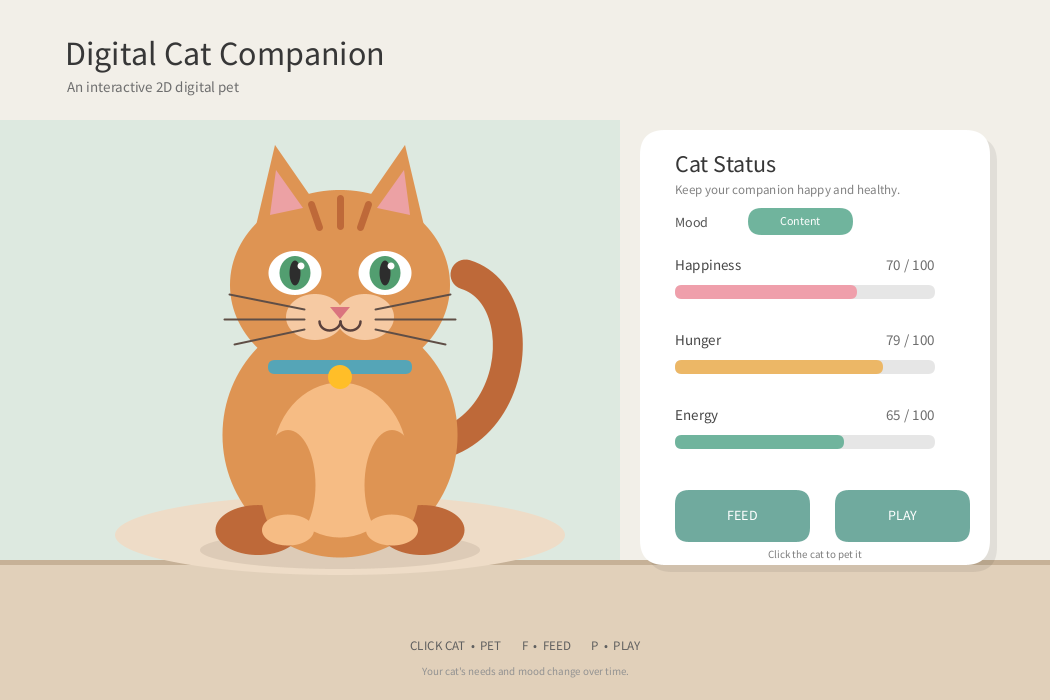
Frame 1 (no input)
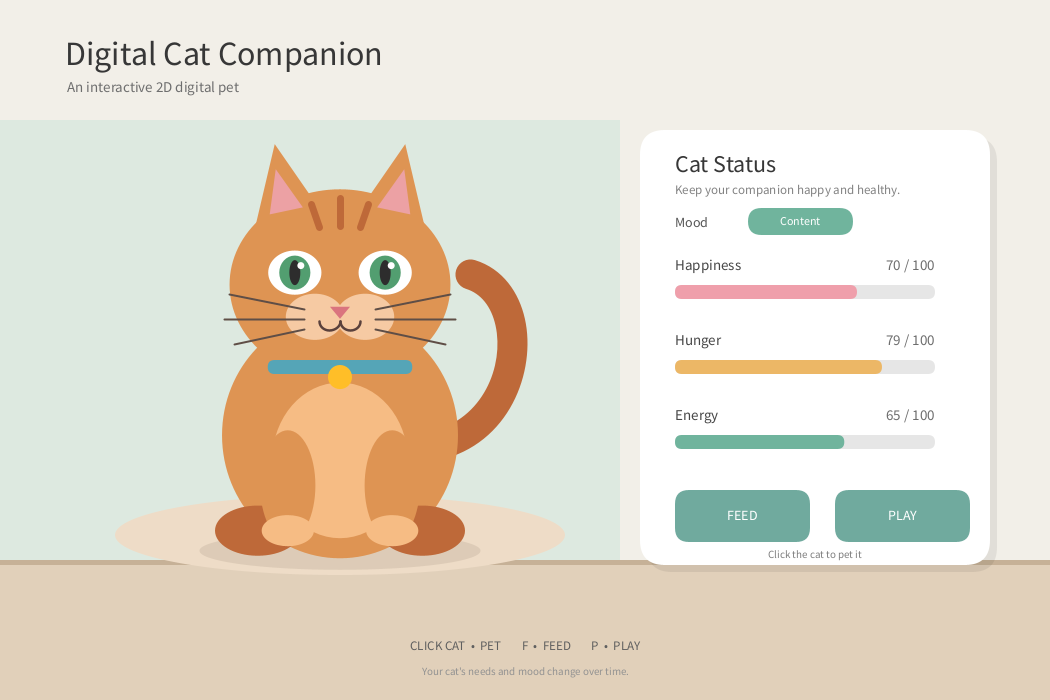
Frame 60 (the mouse pressed at the canvas centre just before this capture)
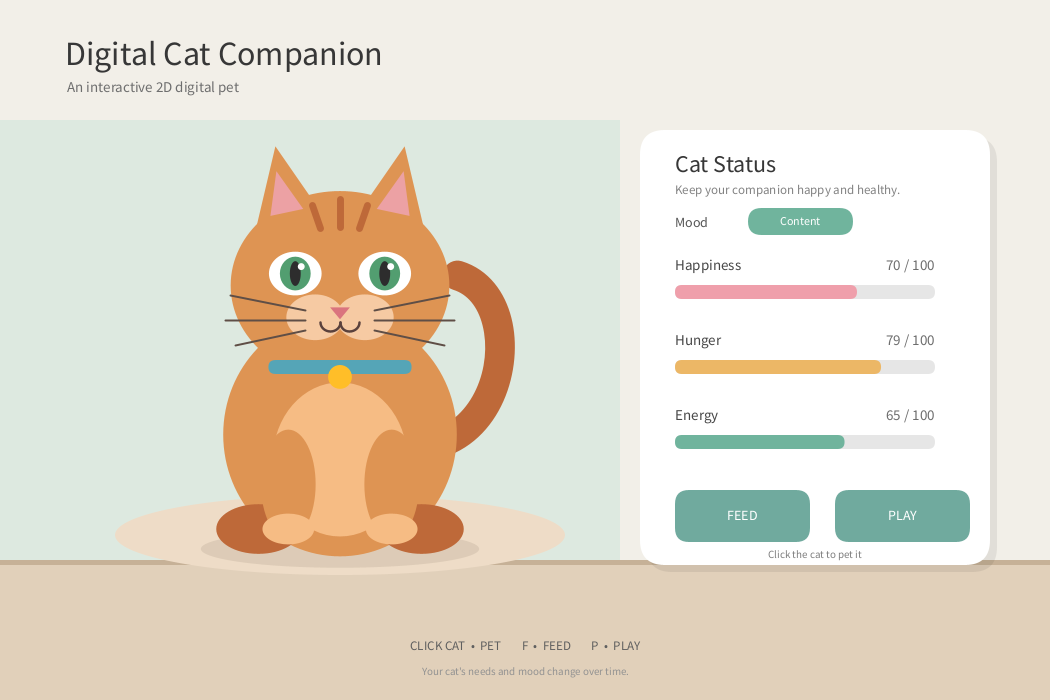
Frame 120 (the mouse held since frame 60 and released just before this capture)

The Processing sketch that drew these frames (run headless with seeded random() and noise(); from frame 60 on, the mouse is pressed at the canvas centre):

// Processing sketch: wk9
// ── wk9.pde
// ==========================================================
// DIGITAL CAT COMPANION
// Week 9 Development Version
// Behaviour and Mood System
// ==========================================================

DigitalCat cat;

UIButton feedButton;
UIButton playButton;


// ==========================================================
// SETUP
// ==========================================================

void setup() {

  size(1050, 700);

  smooth(8);

  cat = new DigitalCat(340, 365);

  feedButton = new UIButton(
    675, 490,
    135, 52,
    "FEED"
  );

  playButton = new UIButton(
    835, 490,
    135, 52,
    "PLAY"
  );
}


// ==========================================================
// MAIN LOOP
// ==========================================================

void draw() {

  // Update the cat every frame
  cat.update();

  drawBackground();

  drawHeader();

  cat.display();

  drawStatusPanel();

  drawFooter();
}


// ==========================================================
// BACKGROUND
// ==========================================================

void drawBackground() {

  background(242, 239, 232);

  noStroke();

  // Cat area
  fill(221, 233, 224);

  rect(
    0,
    120,
    620,
    445
  );


  // Floor
  fill(225, 208, 186);

  rect(
    0,
    565,
    width,
    135
  );


  // Floor border
  fill(198, 177, 151);

  rect(
    0,
    560,
    width,
    5
  );


  // Rug
  fill(238, 220, 199);

  ellipse(
    340,
    535,
    450,
    80
  );
}


// ==========================================================
// HEADER
// ==========================================================

void drawHeader() {

  textAlign(LEFT);

  fill(55);

  textSize(34);

  text(
    "Digital Cat Companion",
    65,
    65
  );


  textSize(15);

  fill(110);

  text(
    "An interactive 2D digital pet",
    67,
    92
  );
}


// ==========================================================
// STATUS PANEL
// ==========================================================

void drawStatusPanel() {

  // Shadow
  noStroke();

  fill(0, 18);

  rect(
    647,
    137,
    350,
    435,
    25
  );


  // Main card
  fill(255);

  rect(
    640,
    130,
    350,
    435,
    25
  );


  // --------------------------------------------------------
  // TITLE
  // --------------------------------------------------------

  textAlign(LEFT);

  fill(55);

  textSize(24);

  text(
    "Cat Status",
    675,
    172
  );


  textSize(13);

  fill(130);

  text(
    "Keep your companion happy and healthy.",
    675,
    194
  );


  // --------------------------------------------------------
  // MOOD
  // --------------------------------------------------------

  fill(85);

  textSize(14);

  text(
    "Mood",
    675,
    227
  );


  drawMoodBadge(
    cat.mood,
    748,
    208
  );


  // --------------------------------------------------------
  // STATUS BARS
  // --------------------------------------------------------

  drawStatusBar(
    "Happiness",
    cat.happiness,
    675,
    270,
    color(239, 159, 171)
  );


  drawStatusBar(
    "Hunger",
    cat.hunger,
    675,
    345,
    color(236, 183, 102)
  );


  drawStatusBar(
    "Energy",
    cat.energy,
    675,
    420,
    color(112, 180, 157)
  );


  // --------------------------------------------------------
  // BUTTONS
  // --------------------------------------------------------

  feedButton.display();

  playButton.display();


  fill(125);

  textSize(11);

  textAlign(CENTER);

  text(
    "Click the cat to pet it",
    815,
    558
  );
}


// ==========================================================
// MOOD BADGE
// ==========================================================

void drawMoodBadge(
  String mood,
  float x,
  float y
) {

  color badgeColor;


  if (mood.equals("Playful")) {

    badgeColor = color(
      239,
      159,
      171
    );

  } else if (mood.equals("Hungry")) {

    badgeColor = color(
      236,
      183,
      102
    );

  } else if (mood.equals("Tired")) {

    badgeColor = color(
      155,
      166,
      196
    );

  } else if (mood.equals("Sad")) {

    badgeColor = color(
      169,
      183,
      195
    );

  } else {

    badgeColor = color(
      112,
      180,
      157
    );
  }


  noStroke();

  fill(badgeColor);

  rect(
    x,
    y,
    105,
    27,
    14
  );


  fill(255);

  textAlign(CENTER, CENTER);

  textSize(12);

  text(
    mood,
    x + 52,
    y + 13
  );
}


// ==========================================================
// STATUS BAR
// ==========================================================

void drawStatusBar(
  String label,
  float value,
  float x,
  float y,
  color barColor
) {

  textAlign(LEFT);

  fill(70);

  textSize(15);

  text(
    label,
    x,
    y
  );


  textAlign(RIGHT);

  fill(110);

  text(
    int(value) + " / 100",
    x + 260,
    y
  );


  // Empty bar
  noStroke();

  fill(230);

  rect(
    x,
    y + 15,
    260,
    14,
    7
  );


  // Filled bar
  fill(barColor);

  rect(
    x,
    y + 15,
    260 * value / 100,
    14,
    7
  );
}


// ==========================================================
// FOOTER
// ==========================================================

void drawFooter() {

  fill(95);

  textAlign(CENTER);

  textSize(13);

  text(
    "CLICK CAT  •  PET        F  •  FEED        P  •  PLAY",
    width / 2,
    650
  );


  fill(145);

  textSize(11);

  text(
    "Your cat's needs and mood change over time.",
    width / 2,
    675
  );
}


// ==========================================================
// MOUSE INPUT
// ==========================================================

void mouseReleased() {

  // Pet the cat
  if (cat.contains(mouseX, mouseY)) {

    cat.pet();

  }


  // Feed
  else if (feedButton.isMouseOver()) {

    cat.feed();

  }


  // Play
  else if (playButton.isMouseOver()) {

    cat.play();

  }
}


// ==========================================================
// KEYBOARD INPUT
// ==========================================================

void keyPressed() {

  // Feed
  if (
    key == 'f' ||
    key == 'F'
  ) {

    cat.feed();
  }


  // Play
  if (
    key == 'p' ||
    key == 'P'
  ) {

    cat.play();
  }


  // Pet
  if (key == ' ') {

    cat.pet();
  }
}


// ==========================================================
// DIGITAL CAT CLASS
// ==========================================================

class DigitalCat {

  float x;
  float y;


  // ========================================================
  // INTERNAL NEEDS
  // ========================================================

  float happiness = 70;

  float hunger = 80;

  float energy = 65;


  // ========================================================
  // BEHAVIOUR STATE
  // ========================================================

  String mood = "Content";

  String previousMood = "Content";


  // ========================================================
  // TIME SYSTEM
  // ========================================================

  int lastUpdateTime;


  // ========================================================
  // REACTION MESSAGE
  // ========================================================

  String reactionText = "";

  int reactionEndTime = 0;


  // ========================================================
  // SHORT INTERACTION ANIMATIONS
  // ========================================================

  int petAnimationEnd = 0;

  int playAnimationEnd = 0;

  int feedAnimationEnd = 0;


  // ========================================================
  // COLOURS
  // ========================================================

  color fur;

  color furLight;

  color furDark;

  color eyeColour;


  // ========================================================
  // CONSTRUCTOR
  // ========================================================

  DigitalCat(
    float startX,
    float startY
  ) {

    x = startX;

    y = startY;


    fur = color(
      222,
      148,
      83
    );


    furLight = color(
      246,
      188,
      132
    );


    furDark = color(
      190,
      105,
      57
    );


    eyeColour = color(
      82,
      158,
      112
    );


    lastUpdateTime = millis();
  }


  // ========================================================
  // UPDATE
  // ========================================================

  void update() {

    int currentTime = millis();


    // Convert milliseconds to seconds
    float deltaTime =
      (currentTime - lastUpdateTime)
      / 1000.0;


    lastUpdateTime = currentTime;


    // Prevent large changes if program freezes temporarily
    deltaTime =
      min(
      deltaTime,
      0.1
      );


    // ------------------------------------------------------
    // HUNGER DECREASES OVER TIME
    // ------------------------------------------------------

    hunger -=
      0.35 *
      deltaTime;


    // ------------------------------------------------------
    // ENERGY SYSTEM
    // ------------------------------------------------------

    if (energy < 20) {

      // Cat rests automatically when very tired
      energy +=
        1.0 *
        deltaTime;

    } else {

      // Slow natural recovery
      energy +=
        0.10 *
        deltaTime;
    }


    // ------------------------------------------------------
    // HAPPINESS SYSTEM
    // ------------------------------------------------------

    // Being hungry slowly reduces happiness
    if (hunger < 30) {

      happiness -=
        0.20 *
        deltaTime;
    }


    // Being extremely tired also reduces happiness
    if (energy < 15) {

      happiness -=
        0.10 *
        deltaTime;
    }


    // ------------------------------------------------------
    // KEEP VALUES BETWEEN 0 AND 100
    // ------------------------------------------------------

    happiness =
      constrain(
      happiness,
      0,
      100
      );


    hunger =
      constrain(
      hunger,
      0,
      100
      );


    energy =
      constrain(
      energy,
      0,
      100
      );


    // ------------------------------------------------------
    // CALCULATE CURRENT MOOD
    // ------------------------------------------------------

    updateMood();
  }


  // ========================================================
  // MOOD SYSTEM
  // ========================================================

  void updateMood() {

    previousMood = mood;


    /*
      Priority is important.

      Tired takes priority because the cat needs rest.
      Hungry comes next.
      Sad depends mainly on happiness.
      Playful requires strong overall condition.
      Otherwise the cat is Content.
    */


    if (energy < 20) {

      mood = "Tired";

    } else if (hunger < 30) {

      mood = "Hungry";

    } else if (happiness < 30) {

      mood = "Sad";

    } else if (
      happiness > 80 &&
      hunger > 45 &&
      energy > 45
    ) {

      mood = "Playful";

    } else {

      mood = "Content";
    }


    // Detect mood changes
    if (!mood.equals(previousMood)) {

      reactToMoodChange();
    }
  }


  // ========================================================
  // AUTOMATIC MOOD REACTION
  // ========================================================

  void reactToMoodChange() {

    if (mood.equals("Hungry")) {

      setReaction(
        "I'm hungry..."
      );

    } else if (mood.equals("Tired")) {

      setReaction(
        "So sleepy..."
      );

    } else if (mood.equals("Sad")) {

      setReaction(
        "Pet me?"
      );

    } else if (mood.equals("Playful")) {

      setReaction(
        "Let's play!"
      );
    }
  }


  // ========================================================
  // DISPLAY
  // ========================================================

  void display() {

    pushMatrix();


    // ------------------------------------------------------
    // PLAY BOUNCE
    // ------------------------------------------------------

    float bounce = 0;


    if (millis() < playAnimationEnd) {

      bounce =
        abs(
        sin(
        frameCount * 0.20
        )
        ) * -12;
    }


    translate(
      x,
      y + bounce
    );


    // ------------------------------------------------------
    // SMALL BREATHING EFFECT
    // ------------------------------------------------------

    float breathing =
      1.0 +
      sin(
      frameCount * 0.04
      ) * 0.006;


    scale(
      breathing
    );


    // ------------------------------------------------------
    // SHADOW
    // ------------------------------------------------------

    noStroke();

    fill(
      90,
      75,
      60,
      30
    );


    ellipse(
      0,
      185,
      280,
      38
    );


    // ------------------------------------------------------
    // TAIL
    // ------------------------------------------------------

    drawTail();


    // ------------------------------------------------------
    // BODY
    // ------------------------------------------------------

    noStroke();

    fill(fur);

    ellipse(
      0,
      70,
      235,
      245
    );


    // Belly
    fill(furLight);

    ellipse(
      0,
      95,
      135,
      155
    );


    // ------------------------------------------------------
    // BACK PAWS
    // ------------------------------------------------------

    fill(furDark);

    ellipse(
      -82,
      165,
      85,
      50
    );


    ellipse(
      82,
      165,
      85,
      50
    );


    // ------------------------------------------------------
    // HEAD
    // ------------------------------------------------------

    fill(fur);

    ellipse(
      0,
      -80,
      220,
      190
    );


    // ------------------------------------------------------
    // EARS
    // ------------------------------------------------------

    fill(fur);


    triangle(
      -85,
      -135,
      -65,
      -220,
      -20,
      -155
    );


    triangle(
      85,
      -135,
      65,
      -220,
      20,
      -155
    );


    // Inner ears
    fill(
      236,
      161,
      164
    );


    triangle(
      -70,
      -150,
      -64,
      -195,
      -37,
      -157
    );


    triangle(
      70,
      -150,
      64,
      -195,
      37,
      -157
    );


    // ------------------------------------------------------
    // FOREHEAD STRIPES
    // ------------------------------------------------------

    stroke(furDark);

    strokeWeight(7);

    strokeCap(ROUND);


    line(
      -28,
      -160,
      -20,
      -137
    );


    line(
      0,
      -166,
      0,
      -138
    );


    line(
      28,
      -160,
      20,
      -137
    );


    // ------------------------------------------------------
    // FACE
    // ------------------------------------------------------

    drawFace();


    // ------------------------------------------------------
    // COLLAR
    // ------------------------------------------------------

    noStroke();

    fill(
      85,
      165,
      183
    );


    rect(
      -72,
      -5,
      144,
      14,
      7
    );


    // Tag
    fill(
      255,
      190,
      40
    );


    ellipse(
      0,
      12,
      24,
      24
    );


    // ------------------------------------------------------
    // FRONT LEGS
    // ------------------------------------------------------

    fill(fur);


    ellipse(
      -52,
      120,
      55,
      110
    );


    ellipse(
      52,
      120,
      55,
      110
    );


    // Front paws
    fill(furLight);


    ellipse(
      -52,
      165,
      52,
      31
    );


    ellipse(
      52,
      165,
      52,
      31
    );


    popMatrix();


    // Reaction bubble is not scaled with cat
    displayReaction();


    // Sleeping indicator
    if (mood.equals("Tired")) {

      displaySleepIndicator();
    }
  }


  // ========================================================
  // TAIL BEHAVIOUR
  // ========================================================

  void drawTail() {

    float speed = 0.04;

    float amount = 7;


    if (mood.equals("Playful")) {

      speed = 0.15;

      amount = 20;

    } else if (mood.equals("Tired")) {

      speed = 0.02;

      amount = 3;

    } else if (mood.equals("Sad")) {

      speed = 0.02;

      amount = 4;
    }


    float tailMovement =
      sin(
      frameCount *
      speed
      ) *
      amount;


    noFill();

    stroke(furDark);

    strokeWeight(30);

    strokeCap(ROUND);


    bezier(
      95,
      80,

      180 + tailMovement,
      60,

      190 + tailMovement,
      -70,

      125 + tailMovement,
      -90
    );
  }


  // ========================================================
  // FACE / EXPRESSION SYSTEM
  // ========================================================

  void drawFace() {

    // ------------------------------------------------------
    // EYES
    // ------------------------------------------------------

    if (mood.equals("Tired")) {

      drawClosedEyes();

    } else if (mood.equals("Sad")) {

      drawSadEyes();

    } else {

      drawNormalEyes();
    }


    // ------------------------------------------------------
    // MUZZLE
    // ------------------------------------------------------

    noStroke();

    fill(
      246,
      202,
      163
    );


    ellipse(
      -25,
      -48,
      58,
      46
    );


    ellipse(
      25,
      -48,
      58,
      46
    );


    // ------------------------------------------------------
    // PETTING BLUSH
    // ------------------------------------------------------

    if (millis() < petAnimationEnd) {

      fill(
        245,
        135,
        150,
        110
      );


      ellipse(
        -65,
        -45,
        30,
        17
      );


      ellipse(
        65,
        -45,
        30,
        17
      );
    }


    // ------------------------------------------------------
    // NOSE
    // ------------------------------------------------------

    fill(
      218,
      116,
      126
    );


    triangle(
      -10,
      -58,
      10,
      -58,
      0,
      -46
    );


    // ------------------------------------------------------
    // MOUTH
    // ------------------------------------------------------

    drawMouth();


    // ------------------------------------------------------
    // WHISKERS
    // ------------------------------------------------------

    stroke(
      95,
      78,
      70
    );

    strokeWeight(2);


    line(
      -35,
      -55,
      -110,
      -70
    );


    line(
      -35,
      -45,
      -115,
      -45
    );


    line(
      -35,
      -35,
      -105,
      -20
    );


    line(
      35,
      -55,
      110,
      -70
    );


    line(
      35,
      -45,
      115,
      -45
    );


    line(
      35,
      -35,
      105,
      -20
    );
  }


  // ========================================================
  // NORMAL EYES
  // ========================================================

  void drawNormalEyes() {

    noStroke();


    // White
    fill(255);


    ellipse(
      -45,
      -92,
      53,
      44
    );


    ellipse(
      45,
      -92,
      53,
      44
    );


    // Iris
    fill(eyeColour);


    ellipse(
      -45,
      -92,
      31,
      34
    );


    ellipse(
      45,
      -92,
      31,
      34
    );


    // Pupils
    fill(45);


    ellipse(
      -45,
      -92,
      11,
      25
    );


    ellipse(
      45,
      -92,
      11,
      25
    );


    // Highlights
    fill(255);


    ellipse(
      -39,
      -99,
      7,
      7
    );


    ellipse(
      51,
      -99,
      7,
      7
    );
  }


  // ========================================================
  // CLOSED EYES
  // ========================================================

  void drawClosedEyes() {

    stroke(
      80,
      65,
      60
    );

    strokeWeight(4);

    noFill();


    arc(
      -45,
      -88,
      40,
      22,
      0,
      PI
    );


    arc(
      45,
      -88,
      40,
      22,
      0,
      PI
    );
  }


  // ========================================================
  // SAD EYES
  // ========================================================

  void drawSadEyes() {

    drawNormalEyes();


    // Eyebrows
    stroke(
      95,
      70,
      60
    );

    strokeWeight(4);


    line(
      -68,
      -126,
      -38,
      -118
    );


    line(
      68,
      -126,
      38,
      -118
    );
  }


  // ========================================================
  // MOUTH EXPRESSIONS
  // ========================================================

  void drawMouth() {

    stroke(
      90,
      65,
      60
    );

    strokeWeight(2.5);

    noFill();


    if (mood.equals("Sad")) {

      // Downturned mouth
      arc(
        0,
        -30,
        35,
        25,
        PI,
        TWO_PI
      );

    } else if (mood.equals("Hungry")) {

      // Small open mouth
      ellipse(
        0,
        -37,
        18,
        22
      );

    } else if (mood.equals("Playful")) {

      // Bigger smile
      arc(
        0,
        -48,
        55,
        45,
        0,
        PI
      );

    } else {

      // Normal cat mouth
      arc(
        -10,
        -43,
        20,
        18,
        0,
        PI
      );


      arc(
        10,
        -43,
        20,
        18,
        0,
        PI
      );
    }
  }


  // ========================================================
  // SLEEP INDICATOR
  // ========================================================

  void displaySleepIndicator() {

    fill(
      100,
      110,
      150
    );

    textAlign(CENTER);

    textSize(18);


    float floating =
      sin(
      frameCount *
      0.05
      ) * 5;


    text(
      "z",
      x + 115,
      y - 185 + floating
    );


    textSize(23);


    text(
      "Z",
      x + 140,
      y - 215 + floating
    );


    textSize(29);


    text(
      "Z",
      x + 170,
      y - 250 + floating
    );
  }


  // ========================================================
  // CLICK DETECTION
  // ========================================================

  boolean contains(
    float mx,
    float my
  ) {

    float bodyDistance =
      dist(
      mx,
      my,
      x,
      y + 45
      );


    float headDistance =
      dist(
      mx,
      my,
      x,
      y - 80
      );


    return
      bodyDistance < 135 ||
      headDistance < 115;
  }


  // ========================================================
  // PET
  // ========================================================

  void pet() {

    happiness += 8;


    happiness =
      constrain(
      happiness,
      0,
      100
      );


    petAnimationEnd =
      millis() + 1000;


    if (mood.equals("Tired")) {

      setReaction(
        "Purrr..."
      );

    } else {

      setReaction(
        "I like that!"
      );
    }
  }


  // ========================================================
  // FEED
  // ========================================================

  void feed() {

    if (hunger >= 95) {

      setReaction(
        "I'm full!"
      );

      return;
    }


    hunger += 18;


    hunger =
      constrain(
      hunger,
      0,
      100
      );


    feedAnimationEnd =
      millis() + 1000;


    setReaction(
      "Yum!"
    );
  }


  // ========================================================
  // PLAY
  // ========================================================

  void play() {

    // Cat cannot play if too tired
    if (energy < 20) {

      setReaction(
        "Too tired..."
      );

      return;
    }


    // Cat does not want to play when extremely hungry
    if (hunger < 15) {

      setReaction(
        "Feed me first!"
      );

      return;
    }


    happiness += 10;

    energy -= 12;

    hunger -= 3;


    happiness =
      constrain(
      happiness,
      0,
      100
      );


    energy =
      constrain(
      energy,
      0,
      100
      );


    hunger =
      constrain(
      hunger,
      0,
      100
      );


    playAnimationEnd =
      millis() + 1200;


    setReaction(
      "Let's play!"
    );
  }


  // ========================================================
  // SET REACTION
  // ========================================================

  void setReaction(
    String message
  ) {

    reactionText =
      message;


    reactionEndTime =
      millis() + 1600;
  }


  // ========================================================
  // DISPLAY REACTION
  // ========================================================

  void displayReaction() {

    if (
      millis() <
      reactionEndTime
    ) {

      // Bubble shadow
      noStroke();

      fill(
        0,
        20
      );


      rect(
        x - 72,
        y - 301,
        150,
        55,
        18
      );


      // Bubble
      fill(255);


      rect(
        x - 75,
        y - 305,
        150,
        55,
        18
      );


      // Bubble pointer
      triangle(
        x - 12,
        y - 250,
        x + 8,
        y - 250,
        x,
        y - 232
      );


      // Text
      fill(70);

      textAlign(
        CENTER,
        CENTER
      );

      textSize(14);


      text(
        reactionText,
        x,
        y - 278
      );
    }
  }
}


// ==========================================================
// BUTTON CLASS
// ==========================================================

class UIButton {

  float x;
  float y;

  float w;
  float h;

  String label;


  UIButton(
    float bx,
    float by,
    float bw,
    float bh,
    String buttonLabel
  ) {

    x = bx;

    y = by;

    w = bw;

    h = bh;

    label = buttonLabel;
  }


  // ========================================================
  // DISPLAY BUTTON
  // ========================================================

  void display() {

    noStroke();


    if (isMouseOver()) {

      fill(
        92,
        151,
        139
      );

    } else {

      fill(
        112,
        170,
        158
      );
    }


    rect(
      x,
      y,
      w,
      h,
      14
    );


    fill(255);

    textAlign(
      CENTER,
      CENTER
    );

    textSize(14);


    text(
      label,
      x + w / 2,
      y + h / 2 - 1
    );
  }


  // ========================================================
  // HOVER DETECTION
  // ========================================================

  boolean isMouseOver() {

    return
      mouseX >= x &&
      mouseX <= x + w &&
      mouseY >= y &&
      mouseY <= y + h;
  }
}
